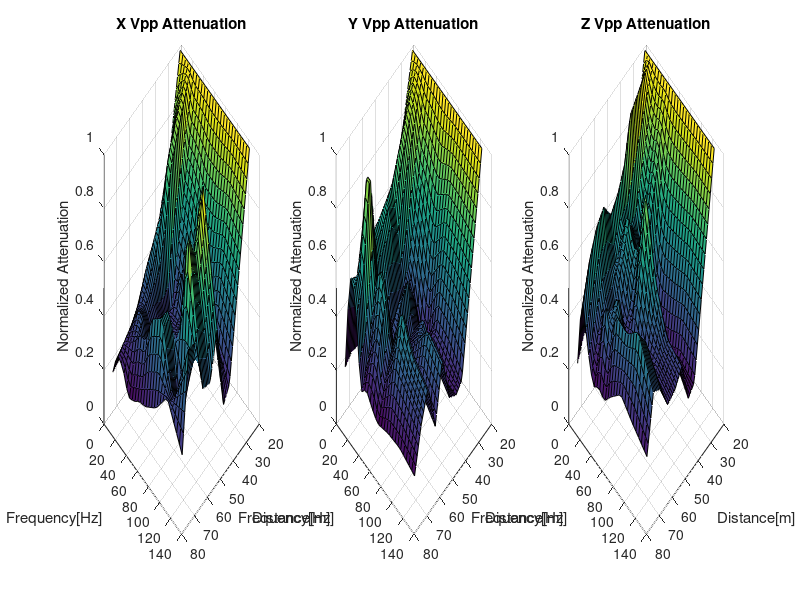

Source code (MATLAB):
x=[22	37.5	42	47	52.5	58	63.5	69	74.5];
y=[2 10 20 30 40 50 60 80 100 128];

y_interp = y(1):5:y(end);
[X, Y] = meshgrid(x,y);
[Xq, Yq] = meshgrid(x(1):1:ceil(x(end)), y_interp);

datax = [1	0.359016263	0.316448225	0.285301318	0.243782912	0.222340484	0.184718231	0.172650756	0.156289992
1	0.622960109	0.531884341	0.495087874	0.433305235	0.331309302	0.279402797	0.264691678	0.247034802
1	0.80991427	0.609427223	0.440871418	0.386215759	0.357872078	0.36255775	0.28757302	0.221225707
1	0.425631704	0.209293972	0.257372833	0.318508703	0.326778608	0.39274048	0.318095202	0.128945301
1	0.403669362	0.276017553	0.313546962	0.287195315	0.227001391	0.271492979	0.375173261	0.13870803
1	0.341171926	0.480457364	0.322972719	0.296849675	0.170817067	0.379571009	0.376759014	0.170208348
1	0.239107434	0.331032109	0.324784178	0.314857603	0.235553552	0.375985675	0.489809288	0.169780829
1	0.237640872	0.271150437	0.400445355	0.375254168	0.22826851	0.565110695	0.551193403	0.221666323
1	0.323768341	0.550560617	0.994165277	0.760730816	0.88091567	0.143494609	0.296051703	0.355345722
1	0.226526844	0.171279607	0.480112528	0.320300818	0.332227517	0.577768472	0.584855469	0.173418219];
datay = [1	0.499158197	0.342527436	0.511549862	0.256438672	0.207725471	0.1887436	0.20070315	0.174592216
1	0.756561762	0.695520357	0.635993055	0.613390962	0.59727007	0.638611824	0.49331944	0.551477914
1	0.692944607	0.555149094	0.624779199	0.563006002	0.564089358	0.982838451	0.571180896	0.482756915
1	0.407997669	0.356496643	0.386346651	0.429200175	0.296031391	0.495825161	0.246409325	0.156573555
1	0.350468019	0.316419726	0.256463721	0.263742003	0.323580495	0.605244634	0.336094568	0.191108179
1	0.235496317	0.375481385	0.498595577	0.444630477	0.3288933	0.562831838	0.396677872	0.143154729
1	0.155062474	0.263524154	0.293320203	0.260787719	0.206741943	0.335539683	0.24544677	0.125788879
1	0.312441798	0.266112035	0.404095364	0.352950023	0.244502216	0.565915689	0.371266643	0.134685277
1	0.300112813	0.214251044	0.299872677	0.463167144	0.276571973	0.442729867	0.338531979	0.144960145
1	0.241877299	0.219815512	0.24230028	0.422218539	0.210504361	0.393457129	0.287065857	0.120828512];
dataz = [1	0.355885767	0.343233572	0.229402387	0.253332817	0.203171653	0.234129053	0.267480367	0.183138749
1	0.970031324	0.791501224	0.696219223	0.662412996	0.735625597	0.688583449	0.611660796	0.462358955
1	0.589327329	0.534342644	0.551748574	0.470304437	0.514055425	0.513153678	0.392292746	0.293287531
1	0.454930355	0.551579628	0.646801243	0.512136721	0.410693256	0.401536848	0.313419207	0.172516025
1	0.525027796	0.406800705	0.545252977	0.47051803	0.270006564	0.390599175	0.499091131	0.184294799
1	0.241912898	0.393488116	0.567446402	0.359496014	0.324718125	0.53659484	0.390446803	0.170112409
1	0.179454401	0.424615098	0.837306355	0.52931388	0.263308055	0.417315161	0.503767263	0.206749169
1	0.208282751	0.287567679	0.539593836	0.387892986	0.213309067	0.420648711	0.492050281	0.283245295
1	0.252504187	0.292476046	0.387861281	0.35180522	0.326151522	0.49124805	0.559620048	0.227142259
1	0.234544742	0.204484331	0.359267959	0.307352369	0.292085845	0.384781009	0.408710118	0.186943031];

DATAx = interp2(X, Y, datax, Xq, Yq,'linear');
DATAy = interp2(X, Y, datay, Xq, Yq,'linear');
DATAz = interp2(X, Y, dataz, Xq, Yq,'linear');

figure()
subplot(1,3,1)
surf(Xq,Yq,DATAx)
xlabel('Distance[m]')
ylabel('Frequency[Hz]')
zlabel('Normalized Attenuation')
title('X Vpp Attenuation')
view([135 30])
subplot(1,3,2)
surf(Xq,Yq,DATAy)
xlabel('Distance[m]')
ylabel('Frequency[Hz]')
zlabel('Normalized Attenuation')
title('Y Vpp Attenuation')
view([135 30])
subplot(1,3,3)
surf(Xq,Yq,DATAz)
xlabel('Distance[m]')
ylabel('Frequency[Hz]')
zlabel('Normalized Attenuation')
title('Z Vpp Attenuation')
view([135 30])